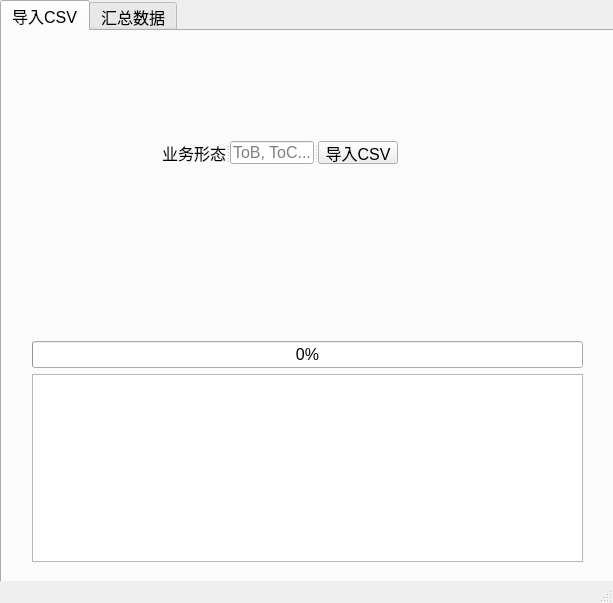
<?xml version="1.0" encoding="UTF-8"?>
<ui version="4.0">
 <class>MainWindow</class>
 <widget class="QMainWindow" name="MainWindow">
  <property name="geometry">
   <rect>
    <x>0</x>
    <y>0</y>
    <width>613</width>
    <height>603</height>
   </rect>
  </property>
  <property name="windowTitle">
   <string>MainWindow</string>
  </property>
  <property name="documentMode">
   <bool>false</bool>
  </property>
  <widget class="QWidget" name="centralwidget">
   <widget class="QTabWidget" name="tabWidget">
    <property name="geometry">
     <rect>
      <x>0</x>
      <y>0</y>
      <width>711</width>
      <height>691</height>
     </rect>
    </property>
    <property name="font">
     <font>
      <pointsize>12</pointsize>
     </font>
    </property>
    <property name="currentIndex">
     <number>0</number>
    </property>
    <widget class="QWidget" name="tab">
     <attribute name="title">
      <string>导入CSV</string>
     </attribute>
     <widget class="QSplitter" name="splitter">
      <property name="geometry">
       <rect>
        <x>160</x>
        <y>110</y>
        <width>236</width>
        <height>23</height>
       </rect>
      </property>
      <property name="orientation">
       <enum>Qt::Horizontal</enum>
      </property>
      <widget class="QLabel" name="label">
       <property name="font">
        <font>
         <pointsize>12</pointsize>
        </font>
       </property>
       <property name="text">
        <string>业务形态</string>
       </property>
      </widget>
      <widget class="QLineEdit" name="lineEdit">
       <property name="font">
        <font>
         <pointsize>12</pointsize>
        </font>
       </property>
       <property name="text">
        <string/>
       </property>
       <property name="placeholderText">
        <string>ToB, ToC...</string>
       </property>
      </widget>
      <widget class="QPushButton" name="importButton">
       <property name="font">
        <font>
         <pointsize>12</pointsize>
        </font>
       </property>
       <property name="text">
        <string>导入CSV</string>
       </property>
      </widget>
     </widget>
     <widget class="QWidget" name="">
      <property name="geometry">
       <rect>
        <x>30</x>
        <y>310</y>
        <width>551</width>
        <height>221</height>
       </rect>
      </property>
      <layout class="QVBoxLayout" name="verticalLayout">
       <item>
        <widget class="QProgressBar" name="progressBar">
         <property name="value">
          <number>0</number>
         </property>
        </widget>
       </item>
       <item>
        <widget class="QTableView" name="tableView">
         <property name="font">
          <font>
           <pointsize>10</pointsize>
          </font>
         </property>
         <property name="gridStyle">
          <enum>Qt::SolidLine</enum>
         </property>
        </widget>
       </item>
      </layout>
     </widget>
    </widget>
    <widget class="QWidget" name="tab_2">
     <attribute name="title">
      <string>汇总数据</string>
     </attribute>
     <widget class="QPushButton" name="groupButton">
      <property name="geometry">
       <rect>
        <x>300</x>
        <y>270</y>
        <width>80</width>
        <height>22</height>
       </rect>
      </property>
      <property name="font">
       <font>
        <pointsize>12</pointsize>
       </font>
      </property>
      <property name="text">
       <string>开始汇总</string>
      </property>
     </widget>
     <widget class="QSplitter" name="splitter_3">
      <property name="geometry">
       <rect>
        <x>230</x>
        <y>30</y>
        <width>221</width>
        <height>141</height>
       </rect>
      </property>
      <property name="orientation">
       <enum>Qt::Horizontal</enum>
      </property>
      <widget class="QLabel" name="label_2">
       <property name="font">
        <font>
         <pointsize>12</pointsize>
        </font>
       </property>
       <property name="text">
        <string>需要汇总的字段</string>
       </property>
      </widget>
      <widget class="QListWidget" name="multiSelect">
       <property name="font">
        <font>
         <family>Arial</family>
         <pointsize>-1</pointsize>
        </font>
       </property>
       <property name="styleSheet">
        <string notr="true">QListWidget {
    background-color: #f0f0f0;
    color: #333333;
    font-family: Arial;
    font-size: 12px;
}

QListWidget::item:selected {
    background-color: #3399ff;
}
</string>
       </property>
      </widget>
     </widget>
     <widget class="QWidget" name="layoutWidget">
      <property name="geometry">
       <rect>
        <x>239</x>
        <y>190</y>
        <width>186</width>
        <height>25</height>
       </rect>
      </property>
      <layout class="QHBoxLayout" name="horizontalLayout">
       <item>
        <widget class="QLabel" name="label_4">
         <property name="font">
          <font>
           <pointsize>12</pointsize>
          </font>
         </property>
         <property name="text">
          <string>内径有效系数</string>
         </property>
        </widget>
       </item>
       <item>
        <widget class="QLineEdit" name="lineEdit_2">
         <property name="font">
          <font>
           <pointsize>12</pointsize>
          </font>
         </property>
         <property name="text">
          <string/>
         </property>
         <property name="placeholderText">
          <string>30, 50, 80...</string>
         </property>
        </widget>
       </item>
      </layout>
     </widget>
    </widget>
   </widget>
  </widget>
  <widget class="QStatusBar" name="statusbar"/>
 </widget>
 <resources/>
 <connections/>
</ui>
